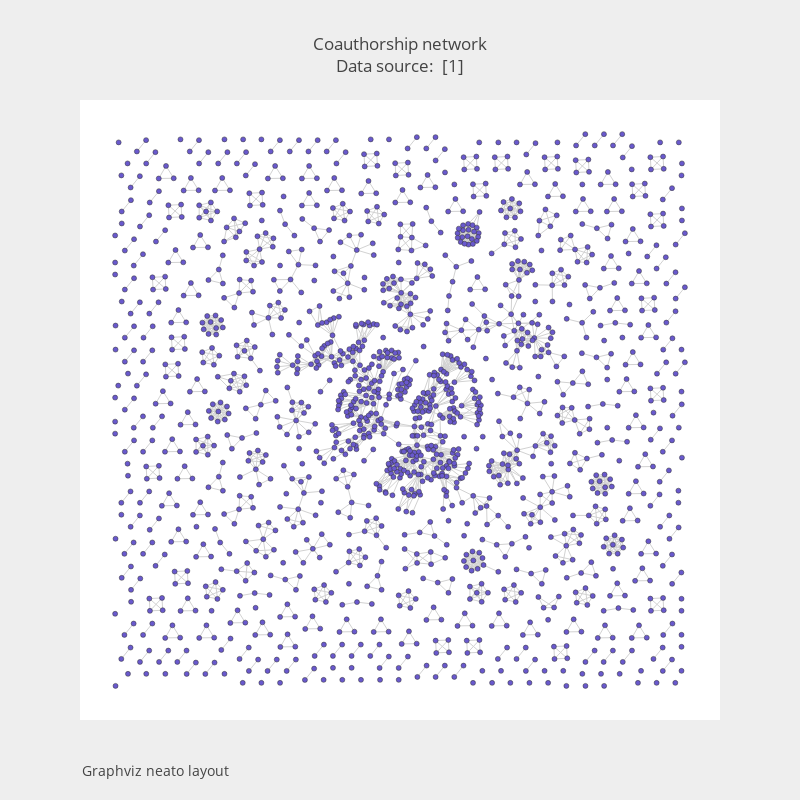

Notebook code for this chart:
### Code cell
fig2 = go.Figure(data=[trace3, trace4], layout=layout)
fig2['layout']['annotations'][0]['text'] = annot2
iplot(fig2)

### Figure 1 — Plotly figure (JSON) as saved in the notebook; plotly's stock layout.template omitted (floating-point values rounded to 4 significant figures; data arrays with more than 128 entries replaced by an {"elided": "..."} marker saying what was removed)
{"data": [{"hoverinfo": "none", "line": {"color": "rgb(210,210,210)", "width": 1}, "mode": "lines", "type": "scatter", "x": {"elided": "8226 float values"}, "y": {"elided": "8226 float values"}}, {"hoverinfo": "text", "marker": {"color": "#6959CD", "line": {"color": "rgb(50,50,50)", "width": 0.5}, "size": 5}, "mode": "markers", "text": {"elided": "1589 str values"}, "type": "scatter", "x": {"elided": "1589 float values"}, "y": {"elided": "1589 float values"}}], "layout": {"annotations": [{"font": {"size": 14}, "showarrow": false, "text": "Graphviz neato layout", "x": 0, "xanchor": "left", "xref": "paper", "y": -0.1, "yanchor": "bottom", "yref": "paper"}], "font": {"size": 12}, "height": 800, "hovermode": "closest", "paper_bgcolor": "#eeeeee", "showlegend": false, "title": {"text": "Coauthorship network<br>Data source: <a href='https://networkdata.ics.uci.edu/data.php?id=11'> [1]</a>"}, "width": 800, "xaxis": {"visible": false}, "yaxis": {"visible": false}}}
